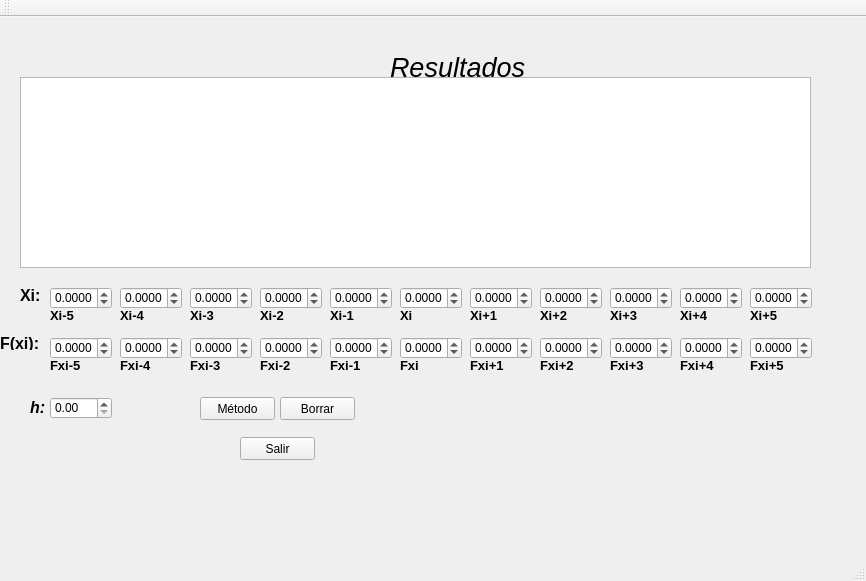
<?xml version="1.0" encoding="UTF-8"?>
<ui version="4.0">
 <class>DifNu</class>
 <widget class="QMainWindow" name="DifNu">
  <property name="geometry">
   <rect>
    <x>0</x>
    <y>0</y>
    <width>866</width>
    <height>581</height>
   </rect>
  </property>
  <property name="windowTitle">
   <string>DifNu</string>
  </property>
  <widget class="QWidget" name="centralWidget">
   <widget class="QTextEdit" name="Texto">
    <property name="geometry">
     <rect>
      <x>20</x>
      <y>60</y>
      <width>791</width>
      <height>191</height>
     </rect>
    </property>
    <property name="font">
     <font>
      <family>Arial</family>
      <pointsize>14</pointsize>
     </font>
    </property>
   </widget>
   <widget class="QLabel" name="label_4">
    <property name="geometry">
     <rect>
      <x>390</x>
      <y>40</y>
      <width>141</width>
      <height>21</height>
     </rect>
    </property>
    <property name="font">
     <font>
      <family>Arial</family>
      <pointsize>20</pointsize>
      <italic>true</italic>
     </font>
    </property>
    <property name="text">
     <string>Resultados</string>
    </property>
   </widget>
   <widget class="QLabel" name="label">
    <property name="geometry">
     <rect>
      <x>20</x>
      <y>270</y>
      <width>47</width>
      <height>16</height>
     </rect>
    </property>
    <property name="font">
     <font>
      <family>Arial</family>
      <pointsize>12</pointsize>
      <weight>75</weight>
      <bold>true</bold>
     </font>
    </property>
    <property name="text">
     <string>Xi:</string>
    </property>
   </widget>
   <widget class="QLabel" name="label_13">
    <property name="geometry">
     <rect>
      <x>680</x>
      <y>290</y>
      <width>47</width>
      <height>16</height>
     </rect>
    </property>
    <property name="font">
     <font>
      <family>Arial</family>
      <pointsize>10</pointsize>
      <weight>75</weight>
      <bold>true</bold>
     </font>
    </property>
    <property name="text">
     <string>Xi+4</string>
    </property>
   </widget>
   <widget class="QDoubleSpinBox" name="X1">
    <property name="geometry">
     <rect>
      <x>470</x>
      <y>270</y>
      <width>62</width>
      <height>22</height>
     </rect>
    </property>
    <property name="cursor">
     <cursorShape>IBeamCursor</cursorShape>
    </property>
    <property name="decimals">
     <number>4</number>
    </property>
    <property name="minimum">
     <double>-99.989999999999995</double>
    </property>
   </widget>
   <widget class="QLabel" name="label_6">
    <property name="geometry">
     <rect>
      <x>330</x>
      <y>290</y>
      <width>51</width>
      <height>16</height>
     </rect>
    </property>
    <property name="font">
     <font>
      <family>Arial</family>
      <pointsize>10</pointsize>
      <weight>75</weight>
      <bold>true</bold>
     </font>
    </property>
    <property name="text">
     <string>Xi-1</string>
    </property>
   </widget>
   <widget class="QDoubleSpinBox" name="X_1">
    <property name="geometry">
     <rect>
      <x>330</x>
      <y>270</y>
      <width>62</width>
      <height>22</height>
     </rect>
    </property>
    <property name="cursor">
     <cursorShape>IBeamCursor</cursorShape>
    </property>
    <property name="decimals">
     <number>4</number>
    </property>
    <property name="minimum">
     <double>-99.989999999999995</double>
    </property>
   </widget>
   <widget class="QLabel" name="label_24">
    <property name="geometry">
     <rect>
      <x>750</x>
      <y>290</y>
      <width>47</width>
      <height>16</height>
     </rect>
    </property>
    <property name="font">
     <font>
      <family>Arial</family>
      <pointsize>10</pointsize>
      <weight>75</weight>
      <bold>true</bold>
     </font>
    </property>
    <property name="text">
     <string>Xi+5</string>
    </property>
   </widget>
   <widget class="QLabel" name="label_10">
    <property name="geometry">
     <rect>
      <x>470</x>
      <y>290</y>
      <width>47</width>
      <height>16</height>
     </rect>
    </property>
    <property name="font">
     <font>
      <family>Arial</family>
      <pointsize>10</pointsize>
      <weight>75</weight>
      <bold>true</bold>
     </font>
    </property>
    <property name="text">
     <string>Xi+1</string>
    </property>
   </widget>
   <widget class="QDoubleSpinBox" name="X_5">
    <property name="geometry">
     <rect>
      <x>50</x>
      <y>270</y>
      <width>62</width>
      <height>22</height>
     </rect>
    </property>
    <property name="cursor">
     <cursorShape>IBeamCursor</cursorShape>
    </property>
    <property name="decimals">
     <number>4</number>
    </property>
    <property name="minimum">
     <double>-99.989999999999995</double>
    </property>
   </widget>
   <widget class="QLabel" name="label_7">
    <property name="geometry">
     <rect>
      <x>260</x>
      <y>290</y>
      <width>47</width>
      <height>16</height>
     </rect>
    </property>
    <property name="font">
     <font>
      <family>Arial</family>
      <pointsize>10</pointsize>
      <weight>75</weight>
      <bold>true</bold>
     </font>
    </property>
    <property name="text">
     <string>Xi-2</string>
    </property>
   </widget>
   <widget class="QDoubleSpinBox" name="X2">
    <property name="geometry">
     <rect>
      <x>540</x>
      <y>270</y>
      <width>62</width>
      <height>22</height>
     </rect>
    </property>
    <property name="cursor">
     <cursorShape>IBeamCursor</cursorShape>
    </property>
    <property name="decimals">
     <number>4</number>
    </property>
    <property name="minimum">
     <double>-99.989999999999995</double>
    </property>
   </widget>
   <widget class="QLabel" name="label_26">
    <property name="geometry">
     <rect>
      <x>50</x>
      <y>290</y>
      <width>47</width>
      <height>16</height>
     </rect>
    </property>
    <property name="font">
     <font>
      <family>Arial</family>
      <pointsize>10</pointsize>
      <weight>75</weight>
      <bold>true</bold>
     </font>
    </property>
    <property name="text">
     <string>Xi-5</string>
    </property>
   </widget>
   <widget class="QDoubleSpinBox" name="XI">
    <property name="geometry">
     <rect>
      <x>400</x>
      <y>270</y>
      <width>62</width>
      <height>22</height>
     </rect>
    </property>
    <property name="cursor">
     <cursorShape>IBeamCursor</cursorShape>
    </property>
    <property name="decimals">
     <number>4</number>
    </property>
    <property name="minimum">
     <double>-99.989999999999995</double>
    </property>
   </widget>
   <widget class="QLabel" name="label_12">
    <property name="geometry">
     <rect>
      <x>610</x>
      <y>290</y>
      <width>47</width>
      <height>16</height>
     </rect>
    </property>
    <property name="font">
     <font>
      <family>Arial</family>
      <pointsize>10</pointsize>
      <weight>75</weight>
      <bold>true</bold>
     </font>
    </property>
    <property name="text">
     <string>Xi+3</string>
    </property>
   </widget>
   <widget class="QLabel" name="label_5">
    <property name="geometry">
     <rect>
      <x>400</x>
      <y>290</y>
      <width>47</width>
      <height>16</height>
     </rect>
    </property>
    <property name="font">
     <font>
      <family>Arial</family>
      <pointsize>10</pointsize>
      <weight>75</weight>
      <bold>true</bold>
     </font>
    </property>
    <property name="text">
     <string>Xi</string>
    </property>
   </widget>
   <widget class="QDoubleSpinBox" name="X5">
    <property name="geometry">
     <rect>
      <x>750</x>
      <y>270</y>
      <width>62</width>
      <height>22</height>
     </rect>
    </property>
    <property name="cursor">
     <cursorShape>IBeamCursor</cursorShape>
    </property>
    <property name="decimals">
     <number>4</number>
    </property>
    <property name="minimum">
     <double>-99.989999999999995</double>
    </property>
   </widget>
   <widget class="QLabel" name="label_9">
    <property name="geometry">
     <rect>
      <x>120</x>
      <y>290</y>
      <width>47</width>
      <height>16</height>
     </rect>
    </property>
    <property name="font">
     <font>
      <family>Arial</family>
      <pointsize>10</pointsize>
      <weight>75</weight>
      <bold>true</bold>
     </font>
    </property>
    <property name="text">
     <string>Xi-4</string>
    </property>
   </widget>
   <widget class="QDoubleSpinBox" name="X4">
    <property name="geometry">
     <rect>
      <x>680</x>
      <y>270</y>
      <width>62</width>
      <height>22</height>
     </rect>
    </property>
    <property name="cursor">
     <cursorShape>IBeamCursor</cursorShape>
    </property>
    <property name="decimals">
     <number>4</number>
    </property>
    <property name="minimum">
     <double>-99.989999999999995</double>
    </property>
   </widget>
   <widget class="QDoubleSpinBox" name="X3">
    <property name="geometry">
     <rect>
      <x>610</x>
      <y>270</y>
      <width>62</width>
      <height>22</height>
     </rect>
    </property>
    <property name="cursor">
     <cursorShape>IBeamCursor</cursorShape>
    </property>
    <property name="decimals">
     <number>4</number>
    </property>
    <property name="minimum">
     <double>-99.989999999999995</double>
    </property>
   </widget>
   <widget class="QLabel" name="label_8">
    <property name="geometry">
     <rect>
      <x>190</x>
      <y>290</y>
      <width>47</width>
      <height>16</height>
     </rect>
    </property>
    <property name="font">
     <font>
      <family>Arial</family>
      <pointsize>10</pointsize>
      <weight>75</weight>
      <bold>true</bold>
     </font>
    </property>
    <property name="text">
     <string>Xi-3</string>
    </property>
   </widget>
   <widget class="QDoubleSpinBox" name="X_3">
    <property name="geometry">
     <rect>
      <x>190</x>
      <y>270</y>
      <width>62</width>
      <height>22</height>
     </rect>
    </property>
    <property name="cursor">
     <cursorShape>IBeamCursor</cursorShape>
    </property>
    <property name="decimals">
     <number>4</number>
    </property>
    <property name="minimum">
     <double>-99.989999999999995</double>
    </property>
   </widget>
   <widget class="QDoubleSpinBox" name="X_4">
    <property name="geometry">
     <rect>
      <x>120</x>
      <y>270</y>
      <width>62</width>
      <height>22</height>
     </rect>
    </property>
    <property name="cursor">
     <cursorShape>IBeamCursor</cursorShape>
    </property>
    <property name="decimals">
     <number>4</number>
    </property>
    <property name="minimum">
     <double>-99.989999999999995</double>
    </property>
   </widget>
   <widget class="QLabel" name="label_11">
    <property name="geometry">
     <rect>
      <x>540</x>
      <y>290</y>
      <width>47</width>
      <height>16</height>
     </rect>
    </property>
    <property name="font">
     <font>
      <family>Arial</family>
      <pointsize>10</pointsize>
      <weight>75</weight>
      <bold>true</bold>
     </font>
    </property>
    <property name="text">
     <string>Xi+2</string>
    </property>
   </widget>
   <widget class="QDoubleSpinBox" name="X_2">
    <property name="geometry">
     <rect>
      <x>260</x>
      <y>270</y>
      <width>62</width>
      <height>22</height>
     </rect>
    </property>
    <property name="cursor">
     <cursorShape>IBeamCursor</cursorShape>
    </property>
    <property name="decimals">
     <number>4</number>
    </property>
    <property name="minimum">
     <double>-99.989999999999995</double>
    </property>
   </widget>
   <widget class="QDoubleSpinBox" name="F5">
    <property name="geometry">
     <rect>
      <x>750</x>
      <y>320</y>
      <width>62</width>
      <height>22</height>
     </rect>
    </property>
    <property name="cursor">
     <cursorShape>IBeamCursor</cursorShape>
    </property>
    <property name="decimals">
     <number>4</number>
    </property>
    <property name="minimum">
     <double>-99.989999999999995</double>
    </property>
   </widget>
   <widget class="QLabel" name="label_14">
    <property name="geometry">
     <rect>
      <x>330</x>
      <y>340</y>
      <width>47</width>
      <height>16</height>
     </rect>
    </property>
    <property name="font">
     <font>
      <family>Arial</family>
      <pointsize>10</pointsize>
      <weight>75</weight>
      <bold>true</bold>
     </font>
    </property>
    <property name="text">
     <string>Fxi-1</string>
    </property>
   </widget>
   <widget class="QDoubleSpinBox" name="F_3">
    <property name="geometry">
     <rect>
      <x>190</x>
      <y>320</y>
      <width>62</width>
      <height>22</height>
     </rect>
    </property>
    <property name="cursor">
     <cursorShape>IBeamCursor</cursorShape>
    </property>
    <property name="decimals">
     <number>4</number>
    </property>
    <property name="minimum">
     <double>-99.989999999999995</double>
    </property>
   </widget>
   <widget class="QLabel" name="label_19">
    <property name="geometry">
     <rect>
      <x>610</x>
      <y>340</y>
      <width>47</width>
      <height>16</height>
     </rect>
    </property>
    <property name="font">
     <font>
      <family>Arial</family>
      <pointsize>10</pointsize>
      <weight>75</weight>
      <bold>true</bold>
     </font>
    </property>
    <property name="text">
     <string>Fxi+3</string>
    </property>
   </widget>
   <widget class="QDoubleSpinBox" name="F_4">
    <property name="geometry">
     <rect>
      <x>120</x>
      <y>320</y>
      <width>62</width>
      <height>22</height>
     </rect>
    </property>
    <property name="cursor">
     <cursorShape>IBeamCursor</cursorShape>
    </property>
    <property name="decimals">
     <number>4</number>
    </property>
    <property name="minimum">
     <double>-99.989999999999995</double>
    </property>
   </widget>
   <widget class="QLabel" name="label_22">
    <property name="geometry">
     <rect>
      <x>680</x>
      <y>340</y>
      <width>47</width>
      <height>16</height>
     </rect>
    </property>
    <property name="font">
     <font>
      <family>Arial</family>
      <pointsize>10</pointsize>
      <weight>75</weight>
      <bold>true</bold>
     </font>
    </property>
    <property name="text">
     <string>Fxi+4</string>
    </property>
   </widget>
   <widget class="QDoubleSpinBox" name="F4">
    <property name="geometry">
     <rect>
      <x>680</x>
      <y>320</y>
      <width>62</width>
      <height>22</height>
     </rect>
    </property>
    <property name="cursor">
     <cursorShape>IBeamCursor</cursorShape>
    </property>
    <property name="decimals">
     <number>4</number>
    </property>
    <property name="minimum">
     <double>-99.989999999999995</double>
    </property>
   </widget>
   <widget class="QLabel" name="label_17">
    <property name="geometry">
     <rect>
      <x>470</x>
      <y>340</y>
      <width>47</width>
      <height>16</height>
     </rect>
    </property>
    <property name="font">
     <font>
      <family>Arial</family>
      <pointsize>10</pointsize>
      <weight>75</weight>
      <bold>true</bold>
     </font>
    </property>
    <property name="text">
     <string>Fxi+1</string>
    </property>
   </widget>
   <widget class="QLabel" name="label_15">
    <property name="geometry">
     <rect>
      <x>120</x>
      <y>340</y>
      <width>47</width>
      <height>16</height>
     </rect>
    </property>
    <property name="font">
     <font>
      <family>Arial</family>
      <pointsize>10</pointsize>
      <weight>75</weight>
      <bold>true</bold>
     </font>
    </property>
    <property name="text">
     <string>Fxi-4</string>
    </property>
   </widget>
   <widget class="QDoubleSpinBox" name="FI">
    <property name="geometry">
     <rect>
      <x>400</x>
      <y>320</y>
      <width>62</width>
      <height>22</height>
     </rect>
    </property>
    <property name="cursor">
     <cursorShape>IBeamCursor</cursorShape>
    </property>
    <property name="decimals">
     <number>4</number>
    </property>
    <property name="minimum">
     <double>-99.989999999999995</double>
    </property>
   </widget>
   <widget class="QLabel" name="label_16">
    <property name="geometry">
     <rect>
      <x>190</x>
      <y>340</y>
      <width>47</width>
      <height>16</height>
     </rect>
    </property>
    <property name="font">
     <font>
      <family>Arial</family>
      <pointsize>10</pointsize>
      <weight>75</weight>
      <bold>true</bold>
     </font>
    </property>
    <property name="text">
     <string>Fxi-3</string>
    </property>
   </widget>
   <widget class="QDoubleSpinBox" name="F_5">
    <property name="geometry">
     <rect>
      <x>50</x>
      <y>320</y>
      <width>62</width>
      <height>22</height>
     </rect>
    </property>
    <property name="cursor">
     <cursorShape>IBeamCursor</cursorShape>
    </property>
    <property name="decimals">
     <number>4</number>
    </property>
    <property name="minimum">
     <double>-99.989999999999995</double>
    </property>
   </widget>
   <widget class="QLabel" name="label_25">
    <property name="geometry">
     <rect>
      <x>50</x>
      <y>340</y>
      <width>47</width>
      <height>16</height>
     </rect>
    </property>
    <property name="font">
     <font>
      <family>Arial</family>
      <pointsize>10</pointsize>
      <weight>75</weight>
      <bold>true</bold>
     </font>
    </property>
    <property name="text">
     <string>Fxi-5</string>
    </property>
   </widget>
   <widget class="QDoubleSpinBox" name="F2">
    <property name="geometry">
     <rect>
      <x>540</x>
      <y>320</y>
      <width>62</width>
      <height>22</height>
     </rect>
    </property>
    <property name="cursor">
     <cursorShape>IBeamCursor</cursorShape>
    </property>
    <property name="decimals">
     <number>4</number>
    </property>
    <property name="minimum">
     <double>-99.989999999999995</double>
    </property>
   </widget>
   <widget class="QDoubleSpinBox" name="F_2">
    <property name="geometry">
     <rect>
      <x>260</x>
      <y>320</y>
      <width>62</width>
      <height>22</height>
     </rect>
    </property>
    <property name="cursor">
     <cursorShape>IBeamCursor</cursorShape>
    </property>
    <property name="decimals">
     <number>4</number>
    </property>
    <property name="minimum">
     <double>-99.989999999999995</double>
    </property>
   </widget>
   <widget class="QLabel" name="label_23">
    <property name="geometry">
     <rect>
      <x>750</x>
      <y>340</y>
      <width>47</width>
      <height>16</height>
     </rect>
    </property>
    <property name="font">
     <font>
      <family>Arial</family>
      <pointsize>10</pointsize>
      <weight>75</weight>
      <bold>true</bold>
     </font>
    </property>
    <property name="text">
     <string>Fxi+5</string>
    </property>
   </widget>
   <widget class="QLabel" name="label_18">
    <property name="geometry">
     <rect>
      <x>260</x>
      <y>340</y>
      <width>47</width>
      <height>16</height>
     </rect>
    </property>
    <property name="font">
     <font>
      <family>Arial</family>
      <pointsize>10</pointsize>
      <weight>75</weight>
      <bold>true</bold>
     </font>
    </property>
    <property name="text">
     <string>Fxi-2</string>
    </property>
   </widget>
   <widget class="QDoubleSpinBox" name="F3">
    <property name="geometry">
     <rect>
      <x>610</x>
      <y>320</y>
      <width>62</width>
      <height>22</height>
     </rect>
    </property>
    <property name="cursor">
     <cursorShape>IBeamCursor</cursorShape>
    </property>
    <property name="decimals">
     <number>4</number>
    </property>
    <property name="minimum">
     <double>-99.989999999999995</double>
    </property>
   </widget>
   <widget class="QLabel" name="label_2">
    <property name="geometry">
     <rect>
      <x>0</x>
      <y>320</y>
      <width>47</width>
      <height>13</height>
     </rect>
    </property>
    <property name="font">
     <font>
      <family>Arial</family>
      <pointsize>12</pointsize>
      <weight>75</weight>
      <bold>true</bold>
     </font>
    </property>
    <property name="text">
     <string>F(xi):</string>
    </property>
   </widget>
   <widget class="QDoubleSpinBox" name="F1">
    <property name="geometry">
     <rect>
      <x>470</x>
      <y>320</y>
      <width>62</width>
      <height>22</height>
     </rect>
    </property>
    <property name="cursor">
     <cursorShape>IBeamCursor</cursorShape>
    </property>
    <property name="decimals">
     <number>4</number>
    </property>
    <property name="minimum">
     <double>-99.989999999999995</double>
    </property>
   </widget>
   <widget class="QLabel" name="label_20">
    <property name="geometry">
     <rect>
      <x>540</x>
      <y>340</y>
      <width>47</width>
      <height>16</height>
     </rect>
    </property>
    <property name="font">
     <font>
      <family>Arial</family>
      <pointsize>10</pointsize>
      <weight>75</weight>
      <bold>true</bold>
     </font>
    </property>
    <property name="text">
     <string>Fxi+2</string>
    </property>
   </widget>
   <widget class="QLabel" name="label_21">
    <property name="geometry">
     <rect>
      <x>400</x>
      <y>340</y>
      <width>47</width>
      <height>16</height>
     </rect>
    </property>
    <property name="font">
     <font>
      <family>Arial</family>
      <pointsize>10</pointsize>
      <weight>75</weight>
      <bold>true</bold>
     </font>
    </property>
    <property name="text">
     <string>Fxi</string>
    </property>
   </widget>
   <widget class="QDoubleSpinBox" name="F_1">
    <property name="geometry">
     <rect>
      <x>330</x>
      <y>320</y>
      <width>62</width>
      <height>22</height>
     </rect>
    </property>
    <property name="cursor">
     <cursorShape>IBeamCursor</cursorShape>
    </property>
    <property name="decimals">
     <number>4</number>
    </property>
    <property name="minimum">
     <double>-99.989999999999995</double>
    </property>
   </widget>
   <widget class="QPushButton" name="salir">
    <property name="geometry">
     <rect>
      <x>240</x>
      <y>420</y>
      <width>75</width>
      <height>23</height>
     </rect>
    </property>
    <property name="text">
     <string>Salir</string>
    </property>
   </widget>
   <widget class="QLabel" name="label_3">
    <property name="geometry">
     <rect>
      <x>30</x>
      <y>380</y>
      <width>41</width>
      <height>21</height>
     </rect>
    </property>
    <property name="font">
     <font>
      <family>Arial</family>
      <pointsize>12</pointsize>
      <weight>75</weight>
      <italic>true</italic>
      <bold>true</bold>
     </font>
    </property>
    <property name="text">
     <string>h:</string>
    </property>
   </widget>
   <widget class="QDoubleSpinBox" name="h">
    <property name="geometry">
     <rect>
      <x>50</x>
      <y>380</y>
      <width>62</width>
      <height>22</height>
     </rect>
    </property>
   </widget>
   <widget class="QPushButton" name="metodo">
    <property name="geometry">
     <rect>
      <x>200</x>
      <y>380</y>
      <width>75</width>
      <height>23</height>
     </rect>
    </property>
    <property name="text">
     <string>Método</string>
    </property>
   </widget>
   <widget class="QPushButton" name="borrar">
    <property name="geometry">
     <rect>
      <x>280</x>
      <y>380</y>
      <width>75</width>
      <height>23</height>
     </rect>
    </property>
    <property name="text">
     <string>Borrar</string>
    </property>
   </widget>
  </widget>
  <widget class="QMenuBar" name="menuBar">
   <property name="geometry">
    <rect>
     <x>0</x>
     <y>0</y>
     <width>866</width>
     <height>21</height>
    </rect>
   </property>
  </widget>
  <widget class="QToolBar" name="mainToolBar">
   <attribute name="toolBarArea">
    <enum>TopToolBarArea</enum>
   </attribute>
   <attribute name="toolBarBreak">
    <bool>false</bool>
   </attribute>
  </widget>
  <widget class="QStatusBar" name="statusBar"/>
 </widget>
 <layoutdefault spacing="6" margin="11"/>
 <resources/>
 <connections/>
</ui>
